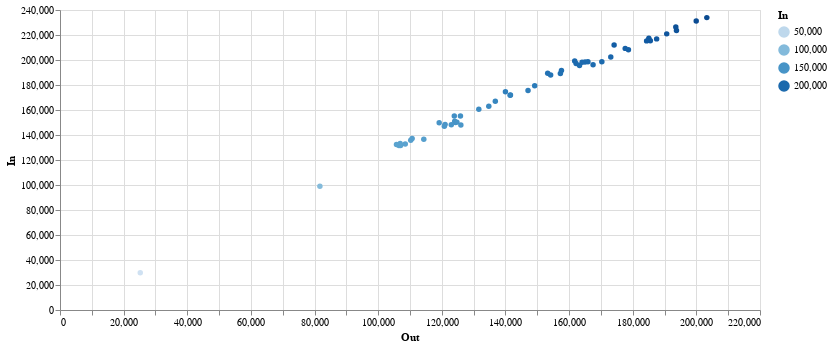

The notebook cell saved with this chart:
### Code cell
# df_statzonen = df_statzonen[(df_statzonen.knr>0) & (df_statzonen.qname!="Hirslanden")]

highlight = alt.selection(type='single', on='mouseover', fields=['In'], nearest=True)
#x='date:StichtagDatJahr',
base = alt.Chart(weekly_sums).encode(
    x='Out',
    y='In',
    color='In'
)

points = base.mark_circle().encode(
    opacity=alt.value(1)
).add_selection(
    highlight
).properties(
    width=700 , height=300
)
lines = base.mark_line().encode(
    size=alt.condition(~highlight, alt.value(1.5), alt.value(4))
).interactive()

points + lines

### Figure 1 — Vega-Lite specification as saved in the notebook (floating-point values rounded to 4 significant figures)
{"config": {"view": {"continuousWidth": 400, "continuousHeight": 300}}, "layer": [{"mark": "circle", "encoding": {"color": {"type": "quantitative", "field": "In"}, "opacity": {"value": 1}, "x": {"type": "quantitative", "field": "Out"}, "y": {"type": "quantitative", "field": "In"}}, "height": 300, "selection": {"selector003": {"type": "single", "on": "mouseover", "fields": ["In"], "nearest": true}}, "width": 700}, {"mark": "line", "encoding": {"color": {"type": "quantitative", "field": "In"}, "size": {"condition": {"value": 1.5, "selection": {"not": "selector003"}}, "value": 4}, "x": {"type": "quantitative", "field": "Out"}, "y": {"type": "quantitative", "field": "In"}}, "selection": {"selector004": {"type": "interval", "bind": "scales", "encodings": ["x", "y"]}}}], "data": {"name": "data-957ad6666b6b11cf44cc2b665d3b26d5"}, "$schema": "https://vega.github.io/schema/vega-lite/v4.8.1.json", "datasets": {"data-957ad6666b6b11cf44cc2b665d3b26d5": [{"In": 29814, "Out": 25225}, {"In": 133245, "Out": 106920}, {"In": 148006, "Out": 125984}, {"In": 136580, "Out": 114336}, {"In": 131532, "Out": 106527}, {"In": 135773, "Out": 110230}, {"In": 131522, "Out": 107036}, {"In": 132835, "Out": 108512}, {"In": 137287, "Out": 110673}, {"In": 150064, "Out": 124282}, {"In": 151054, "Out": 124055}, {"In": 148504, "Out": 121032}, {"In": 162966, "Out": 134766}, {"In": 150309, "Out": 124746}, {"In": 148134, "Out": 122980}, {"In": 160533, "Out": 131634}, {"In": 179395, "Out": 149189}, {"In": 149759, "Out": 119171}, {"In": 167021, "Out": 136813}, {"In": 147043, "Out": 120795}, {"In": 171989, "Out": 141571}, {"In": 175571, "Out": 147098}, {"In": 189284, "Out": 157265}, {"In": 195634, "Out": 163281}, {"In": 198409, "Out": 165011}, {"In": 189355, "Out": 153273}, {"In": 198151, "Out": 164077}, {"In": 197196, "Out": 162206}, {"In": 188041, "Out": 154196}, {"In": 174631, "Out": 139997}, {"In": 155280, "Out": 123922}, {"In": 155152, "Out": 125854}, {"In": 171745, "Out": 141475}, {"In": 191627, "Out": 157601}, {"In": 198653, "Out": 165929}, {"In": 209291, "Out": 177638}, {"In": 217315, "Out": 185066}, {"In": 202375, "Out": 173102}, {"In": 223673, "Out": 193747}, {"In": 233903, "Out": 203290}, {"In": 226372, "Out": 193536}, {"In": 199191, "Out": 161766}, {"In": 212025, "Out": 174148}, {"In": 231163, "Out": 199954}, {"In": 220905, "Out": 190681}, {"In": 215369, "Out": 185536}, {"In": 216899, "Out": 187518}, {"In": 215294, "Out": 184358}, {"In": 208231, "Out": 178654}, {"In": 196232, "Out": 167535}, {"In": 198589, "Out": 170294}, {"In": 132411, "Out": 105752}, {"In": 98986, "Out": 81683}]}}
